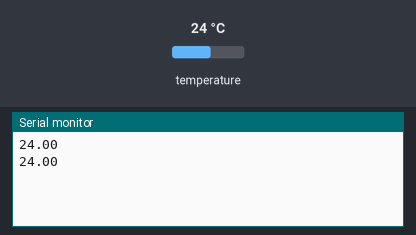
This sketch was run on a simulated Arduino Uno, built with avr-gcc and run on an emulated ATmega328P. Shown: the last lines printed to the serial monitor. The test bench sets the inputs (shaded band); at power-on: temperature 24 °C.

Above: at 2.8 s.
2.9 s: temperature set to 12 °C
At 3.8 s:
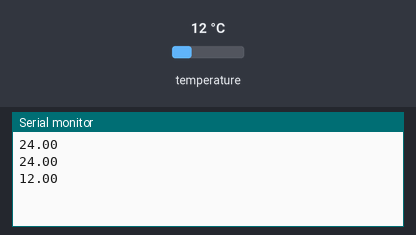
4.7 s: temperature set to 19 °C
At 4.7 s:
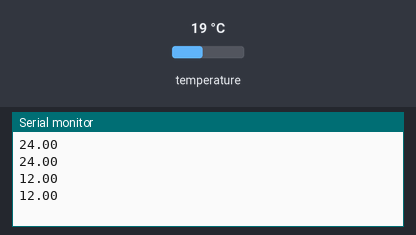
Timing chart, 0 to 7.7 s (numbered marks = the images above; inputs shaded):
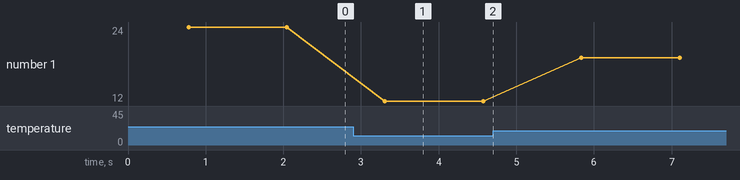

The sketch:

DS18B20_Sensor_Test.ino
```cpp
#include <OneWire.h> //2.3.7
#include <DallasTemperature.h> //3.9.0

const uint8_t ds18b20Pin = 2;

OneWire oneWire(ds18b20Pin);
DallasTemperature ds18b20(&oneWire);
float temperature = 0;

void setup(void)
{
  Serial.begin(9600);
  ds18b20.begin();
}

void loop(void)
{
  ds18b20.requestTemperatures();
  temperature = ds18b20.getTempCByIndex(0);
  Serial.println(temperature);
  delay(500);
}
```

Measured:
- after the input at 2.9 s, the serial monitor: prints a new line after 0.41 s (image 1)
- plotted number 1: 24 → 12 after the input at 2.9 s, 12 → 19 after the input at 4.7 s
